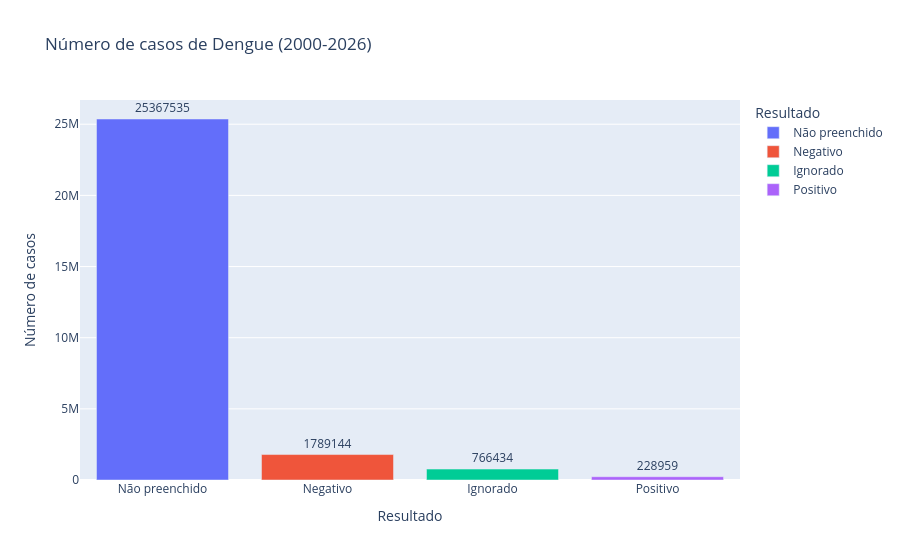

Write notebook code for a chart like this one.
### Code cell
# Contagem dos resultados
dengue_counts = (
    classi_fin["DENGUE"]
    .value_counts()
    .reset_index()
)

dengue_counts.columns = ["Resultado", "Contagem"]

fig = px.bar(
    dengue_counts,
    x="Resultado",
    y="Contagem",
    text="Contagem",
    title="Número de casos de Dengue (2000-2026)",
    labels={
        "Contagem": "Número de casos",
        "Resultado": "Resultado"
    },
    color="Resultado"
)

fig.update_traces(textposition="outside")

fig.show()

### Figure 1 — Plotly figure (JSON) as saved in the notebook; plotly's stock layout.template omitted (floating-point values rounded to 4 significant figures)
{"data": [{"hovertemplate": "Resultado=%{x}<br>Número de casos=%{text}<extra></extra>", "legendgroup": "Não preenchido", "marker": {"color": "#636efa", "pattern": {"shape": ""}}, "name": "Não preenchido", "orientation": "v", "showlegend": true, "text": [25370000.0], "textposition": "outside", "type": "bar", "x": ["Não preenchido"], "xaxis": "x", "y": [25367535], "yaxis": "y"}, {"hovertemplate": "Resultado=%{x}<br>Número de casos=%{text}<extra></extra>", "legendgroup": "Negativo", "marker": {"color": "#EF553B", "pattern": {"shape": ""}}, "name": "Negativo", "orientation": "v", "showlegend": true, "text": [1789000.0], "textposition": "outside", "type": "bar", "x": ["Negativo"], "xaxis": "x", "y": [1789144], "yaxis": "y"}, {"hovertemplate": "Resultado=%{x}<br>Número de casos=%{text}<extra></extra>", "legendgroup": "Ignorado", "marker": {"color": "#00cc96", "pattern": {"shape": ""}}, "name": "Ignorado", "orientation": "v", "showlegend": true, "text": [766400.0], "textposition": "outside", "type": "bar", "x": ["Ignorado"], "xaxis": "x", "y": [766434], "yaxis": "y"}, {"hovertemplate": "Resultado=%{x}<br>Número de casos=%{text}<extra></extra>", "legendgroup": "Positivo", "marker": {"color": "#ab63fa", "pattern": {"shape": ""}}, "name": "Positivo", "orientation": "v", "showlegend": true, "text": [229000.0], "textposition": "outside", "type": "bar", "x": ["Positivo"], "xaxis": "x", "y": [228959], "yaxis": "y"}], "layout": {"barmode": "relative", "legend": {"title": {"text": "Resultado"}, "tracegroupgap": 0}, "title": {"text": "Número de casos de Dengue (2000-2026)"}, "xaxis": {"anchor": "y", "categoryarray": ["Não preenchido", "Negativo", "Ignorado", "Positivo"], "categoryorder": "array", "domain": [0, 1], "title": {"text": "Resultado"}}, "yaxis": {"anchor": "x", "domain": [0, 1], "title": {"text": "Número de casos"}}}}
